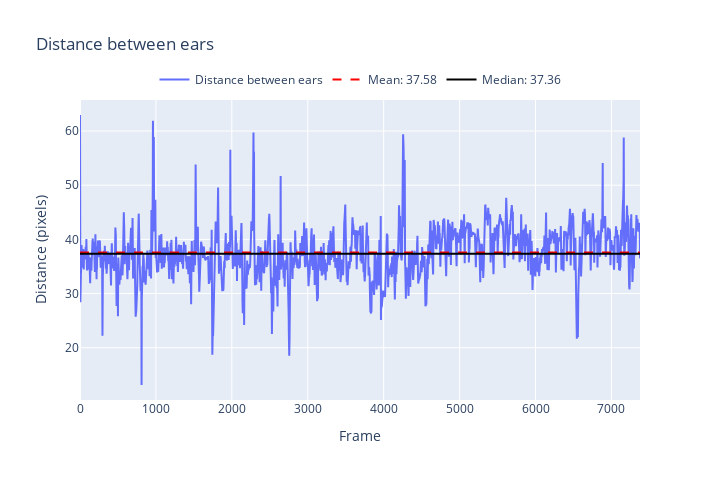

Here is the notebook cell this chart was saved with:
### Code cell
df_smooth.dropna(inplace=True)

# Calculate the distance between ears
dist = np.sqrt(
    (df_smooth['L_ear_x'] - df_smooth['R_ear_x'])**2 + 
    (df_smooth['L_ear_y'] - df_smooth['R_ear_y'])**2)

dist.dropna(inplace=True)

# Calculate the mean and median
mean_dist = np.mean(dist)
median_dist = np.median(dist)

scale = (1.8 / median_dist)

print(f'median distance is {median_dist}, mean distance is {mean_dist}. scale is {scale*100}')

# Create the plot
fig = go.Figure()

# Add the distance trace
fig.add_trace(go.Scatter(y=dist, mode='lines', name='Distance between ears'))

# Add mean and median lines
fig.add_trace(go.Scatter(y=[mean_dist]*len(dist), mode='lines', name=f'Mean: {mean_dist:.2f}', line=dict(color='red', dash='dash')))
fig.add_trace(go.Scatter(y=[median_dist]*len(dist), mode='lines', name=f'Median: {median_dist:.2f}', line=dict(color='black')))

# Update layout
fig.update_layout(
    title='Distance between ears',
    xaxis_title='Frame',
    yaxis_title='Distance (pixels)',
    width=720,
    height=480,
    legend=dict(
        yanchor="bottom",
        y=1.02,
        xanchor="center",
        x=0.5,
        orientation="h")
)

# Show the plot
fig.show()

### Figure 1 — Plotly figure (JSON) as saved in the notebook; plotly's stock layout.template omitted (floating-point values rounded to 4 significant figures; data arrays with more than 128 entries replaced by an {"elided": "..."} marker saying what was removed)
{"data": [{"mode": "lines", "name": "Distance between ears", "type": "scatter", "y": {"elided": "7377 float values"}}, {"line": {"color": "red", "dash": "dash"}, "mode": "lines", "name": "Mean: 37.58", "type": "scatter", "y": {"elided": "7377 float values"}}, {"line": {"color": "black"}, "mode": "lines", "name": "Median: 37.36", "type": "scatter", "y": {"elided": "7377 float values"}}], "layout": {"height": 480, "legend": {"orientation": "h", "x": 0.5, "xanchor": "center", "y": 1.02, "yanchor": "bottom"}, "title": {"text": "Distance between ears"}, "width": 720, "xaxis": {"title": {"text": "Frame"}}, "yaxis": {"title": {"text": "Distance (pixels)"}}}}
